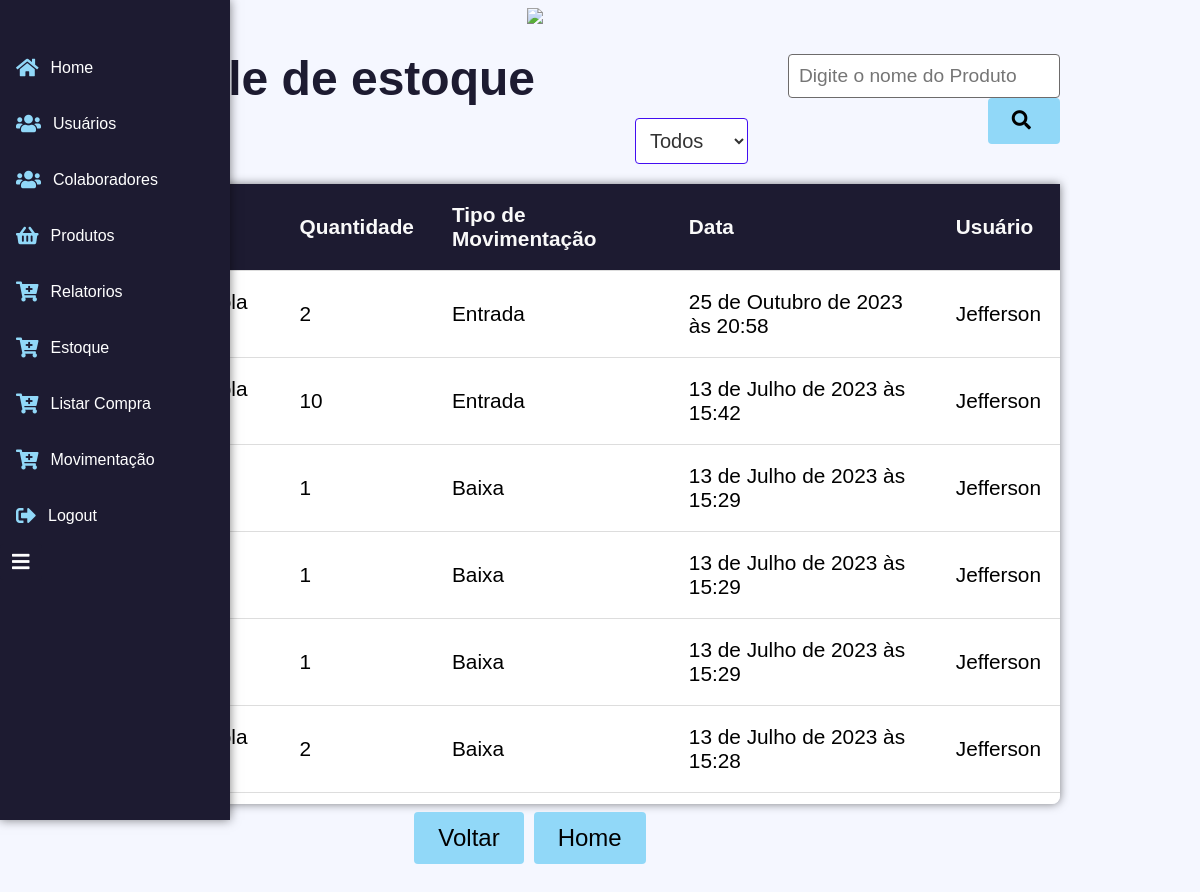
The app's page /movimentacao-estoque/ (signed in) with its own data.
### estoque/models.py (models this page shows, shortened)
class MovimentacaoEstoque(models.Model):
    MOVIMENTO_CHOICES = (
        ('entrada', 'Entrada'),
        ('baixa', 'Baixa'),
    )
    tipo_movimentacao = models.CharField(choices=MOVIMENTO_CHOICES, max_length=10,default='entrada')
    quantidade = models.PositiveIntegerField(default=1)
    usuario = models.ForeignKey(User, on_delete=models.CASCADE)
    produto= models.ForeignKey(Produto,on_delete=models.CASCADE)
    data = models.DateTimeField(default=timezone.now)

### estoque/views.py (the view)
# urls.py: path('movimentacao-estoque/', views.movimentacao_estoque, name='movimentacao_estoque'),
@login_required(login_url='login')
def movimentacao_estoque(request):
    movimentacoes_entrada = MovimentacaoEstoque.objects.filter(tipo_movimentacao='entrada')
    movimentacoes_baixa = MovimentacaoEstoque.objects.filter(tipo_movimentacao='baixa')
    movimentacoes = list(movimentacoes_entrada) + list(movimentacoes_baixa)
    return render(request, 'movimentacao_estoque.html', {'movimentacoes': movimentacoes})

### produtos/models.py (called while the page is built)
    def __str__(self):
        return self.nome

### estoque/templates/movimentacao_estoque.html (shortened to what this page needs)
{% load static %}
<!DOCTYPE html>
<html>
<head>
    <link rel="stylesheet" href="https://cdnjs.cloudflare.com/ajax/libs/font-awesome/5.15.4/css/all.min.css">
    <link rel="stylesheet" href="{% static 'formularios/lista_forms.css' %}">
</head>
<body>
    <div class="container">
        <div class="image-container">
            <img src="https://www.scivale.com.br/wp-content/uploads/2017/12/logo-sci.png">
        </div>
        <h1>Controle de estoque</h1>
        <div class="filter-row">
            <div class="filter-container">
                <select name="categoria" id="categoria-select">
                    <option value="">Todos</option>
                </select>
            </div>
            <div class="search-form">
                <input type="text" id="search-input" class="search-input" placeholder="Digite o nome do Produto">
                <button type="button" id="search-button" class="search-button">
                    <i class="fas fa-search search-icon"></i>
                </button>
            </div>
        </div>
        <div class="table-container">
            <table>
                <thead>
                    <tr>
                        <th>Produto</th>
                        <th>Quantidade</th>
                        <th>Tipo de Movimentação</th>
                        <th>Data</th>
                        <th>Usuário</th>
                    </tr>
                </thead>
                <tbody>
                    {% for movimentacao in movimentacoes|dictsortreversed:'data' %}
                    <tr data-categoria="{{ movimentacao.tipo_movimentacao }}">
                        <td>{{ movimentacao.produto }}</td>
                        <td>{{ movimentacao.quantidade }}</td>
                        <td>
                            {% if movimentacao.tipo_movimentacao == 'entrada' %}
                            Entrada
                            {% else %}
                            Baixa
                            {% endif %}
                        </td>
                        <td>{{ movimentacao.data }}</td>
                        <td>{{ movimentacao.usuario.username }}</td>
                    </tr>
                    {% empty %}
                    <tr>
                        <td colspan="5">Sem movimentações de estoque</td>
                    </tr>
                    {% endfor %}
                </tbody>
            </table>
        </div>
        <div class="button-container">
            <button class="button" onclick="goBack()">Voltar</button>
            <button class="button" onclick="goHome()">Home</button>
        </div>
    </div>
        <div id="navbar">
            {% include 'navBar.html' %}
        </div>
</body>
</html>

### static/formularios/lista_forms.css (style rules this page uses)
body { font-family: Arial, sans-serif; background-color: #f5f7ff; margin: 0; padding: 58px; overflow: hidden; }
.container { max-width: 1420px; margin: 0 auto; padding: 10px; overflow: auto; margin-right: 130px; }
h1 { padding: 35px; text-align: center; color: #1d1b31; font-size: 3rem; margin-top: -52px; position: absolute; left: auto; right: 630px; }
table { width: 100%; border-collapse: collapse; background-color: #ffffff; box-shadow: 0 0 10px rgba(0, 0, 0, 0.1); border-radius: 0 0 8px 8px; }
.table-container { margin-top: 20px !important; overflow: auto; max-height: 620px; border-radius: 0 0 8px 8px; box-shadow: 0 0 10px rgba(0, 0, 0, 0.5); }
th { position: sticky; top: 0; background-color: #1d1b31; color: #f9f9f9; font-size: 1.5rem; cursor: pointer; }
th, td { border-bottom: 1px solid #ddd; padding: 19px; text-align: left; font-size: 1.3rem; }
.search-form { margin-bottom: 20px; text-align: right; margin-left: auto; }
.search-input { padding: 10px; border: 1px solid #6d6b6b; border-radius: 4px; width: 250px; font-size: 1.2rem; }
.search-button { padding: 12px 24px; background-color: #91d8f8; color: #000000; border: none; border-radius: 4px; cursor: pointer; font-size: 1.2rem; }
.search-icon { margin-right: 5px; }
.image-container { text-align: center; margin-bottom: 40px; }
.image-container img { max-width: 200px; margin-top: -10px !important; }
.button-container { display: flex; justify-content: center; margin-top: -2px; background-color: 0; padding: 10px; }
.button { padding: 12px 24px; background-color: #91d8f8; color: #000; border: none; border-radius: 4px; cursor: pointer; font-size: 1.5rem; margin-right: 10px; }
.filter-row { display: flex; align-items: center; justify-content: center; margin-top: 40px; text-align: center; }
.filter-row .filter-container { margin: 0 auto; display: flex; flex-direction: column; align-items: flex-start; text-align: center; margin-left: 350px; }
.filter-container select { padding: 10px; font-size: 20px; border: 1px solid #430ef1; border-radius: 4px; background-color: #ffffff; color: #333333; margin-top: 5px; }

### estoque/templates/movimentacao_estoque.html (style rules this page uses)
h1 { margin-top: -52px !important; }
.search-input { margin-top: -30px; }
.filter-row { margin-left: 275px !important; }

### navBar/templates/navBar.html (style rules this page uses)
body { margin: 0; padding: 0; }

### records on screen
MovimentacaoEstoque: quantidade "2", tipo_movimentacao "Entrada", data "25 de Outubro de 2023 às 20:58", usuario.username "Jefferson"
MovimentacaoEstoque: quantidade "10", tipo_movimentacao "Entrada", data "13 de Julho de 2023 às 15:42", usuario.username "Jefferson"
MovimentacaoEstoque: quantidade "1", tipo_movimentacao "Baixa", data "13 de Julho de 2023 às 15:29", usuario.username "Jefferson"
MovimentacaoEstoque: quantidade "1", tipo_movimentacao "Baixa", data "13 de Julho de 2023 às 15:29", usuario.username "Jefferson"
MovimentacaoEstoque: quantidade "1", tipo_movimentacao "Baixa", data "13 de Julho de 2023 às 15:29", usuario.username "Jefferson"
MovimentacaoEstoque: quantidade "2", tipo_movimentacao "Baixa", data "13 de Julho de 2023 às 15:28", usuario.username "Jefferson"
